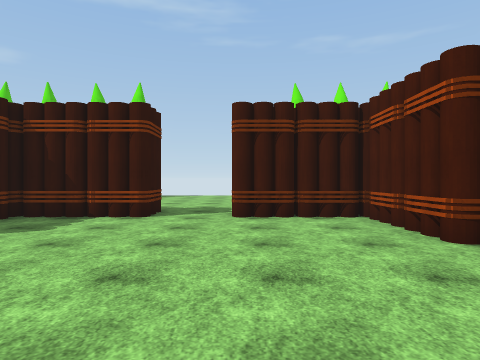
View 1 (above)

22 first-person views from a walk through a Unity game level. The camera is 1.5 m above the floor, looks level and sees 75° across. The floor is counted in squares, 2 m on a side. Each view is taken from the middle of a square. On the plan, view 1 faces up. The plan holds only what a view shows up to about 10 squares ahead; the rest is blank. The place goes on beyond the plan. The player character is not drawn. Some surface patterns are stand-ins.

View 2
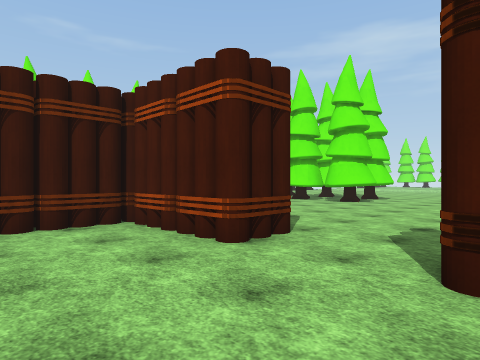

View 3
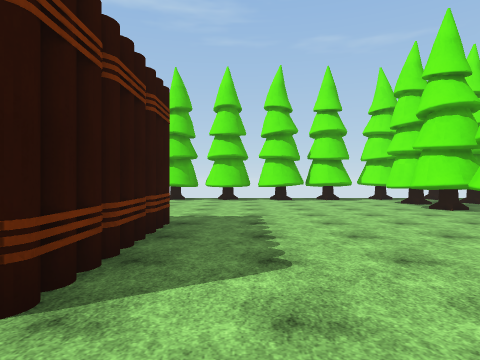

View 4
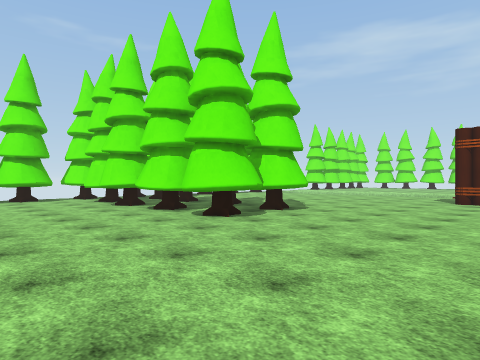

View 5
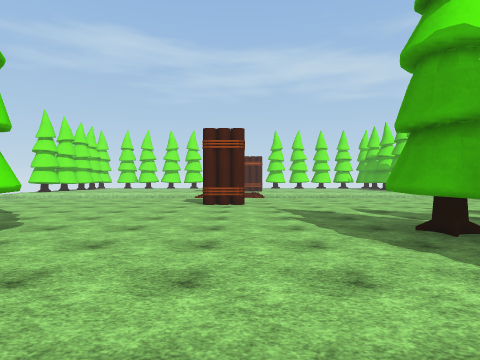

View 6
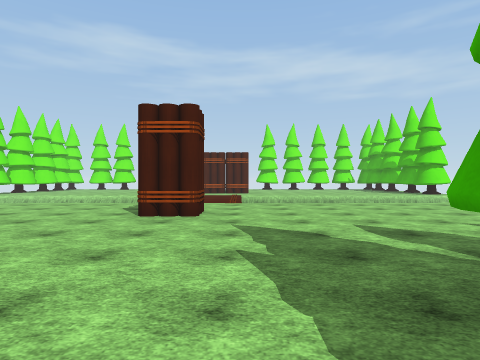

View 7
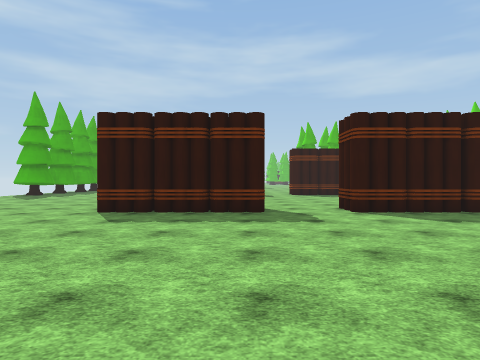

View 8
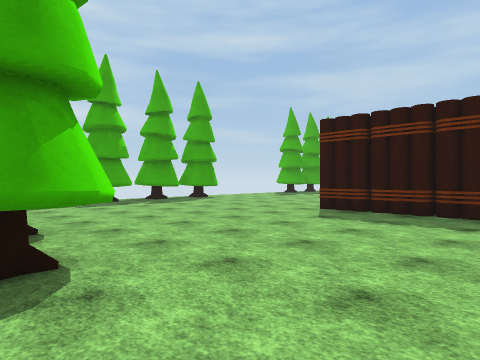

View 9
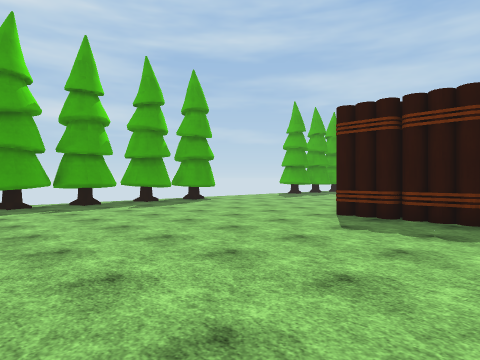

View 10
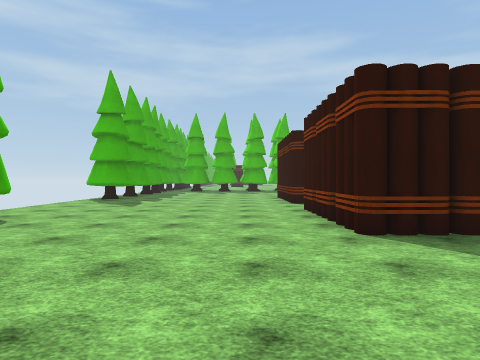

View 11
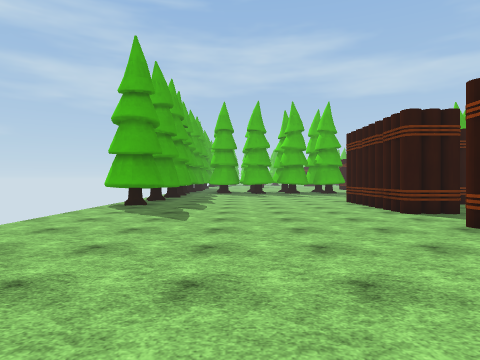

View 12
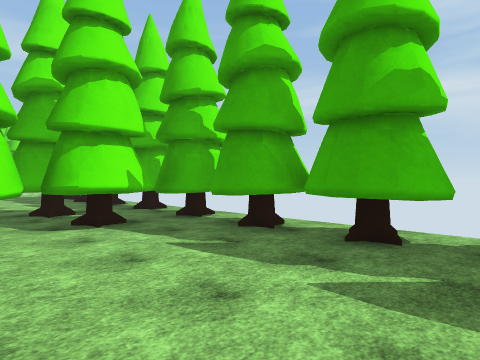

View 13
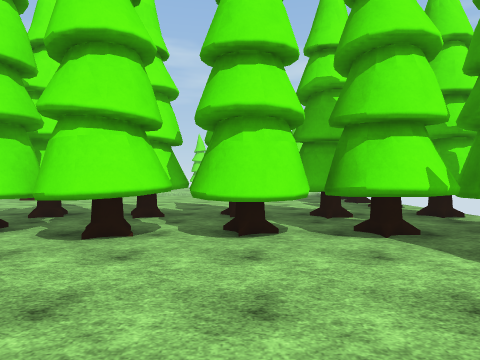

View 14
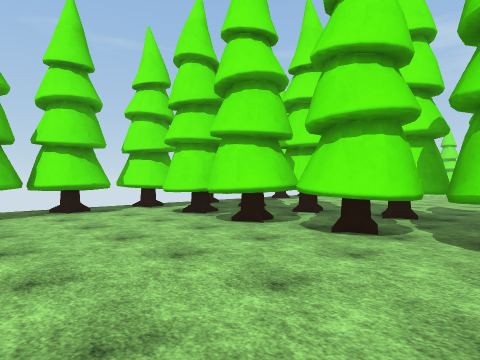

View 15
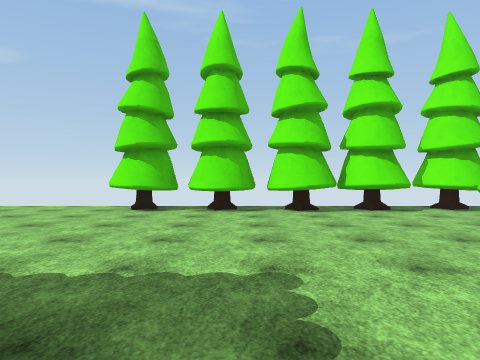

View 16
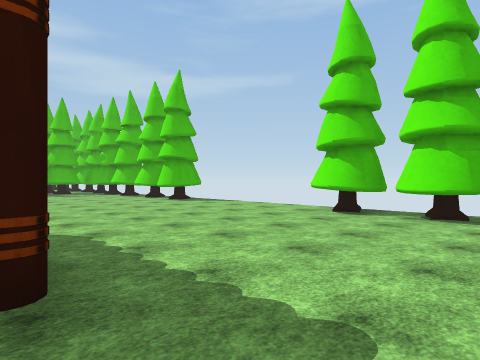

View 17
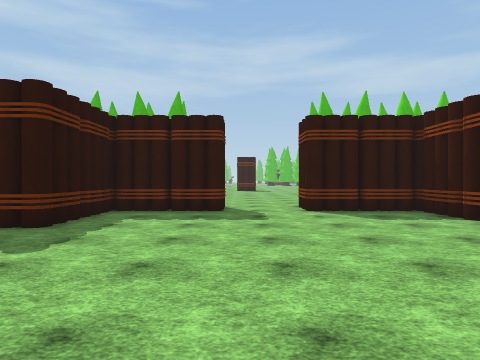

View 18
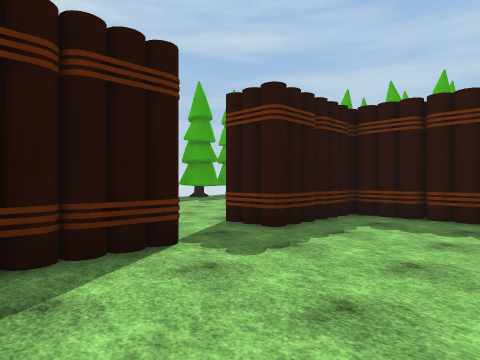

View 19
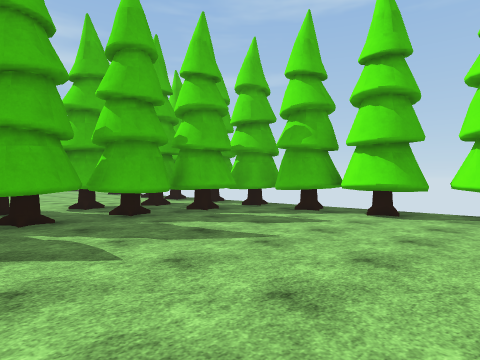

View 20
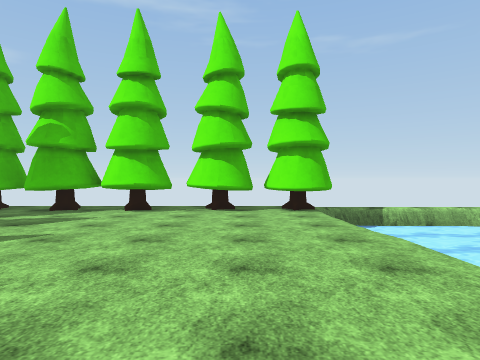

View 21
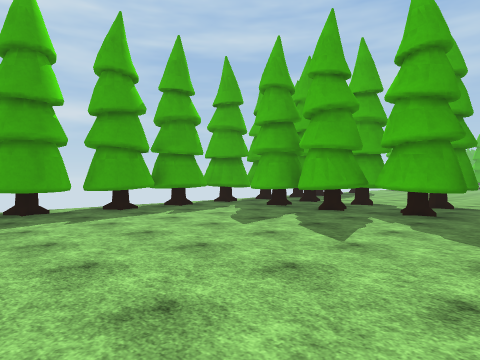

View 22
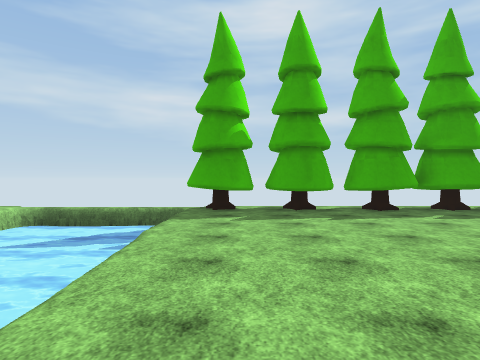

### Floor plan
Key: @ floor where view 1 was taken; # wall or solid block; . floor; ≈ water the walk keeps out of; v drop or lower ground; T thing the floor can be seen under or through; O other object.
Columns run from 5 left of view 1 to 22 right of it. Each row starts with its distance up from view 1.
 14     ...####################≈
 13    ...............#.......v≈
 12   .............####.......≈
 11  ...............##........≈
 10  ..............TTT#........
  9   .............TTTT........
  8    ............TTTT........
  7 OO#O.O#OO.......TT.........
  6 O.......O......####........
  5 #.......#..................
  4 O.......O..................
  3 .......................#
  2 .......................O...
  1 O.......O..................
  0 O....@..O..................
 -1 ####.####......####........
 -2 OOO#.O#OO.......###........
 -3 ...............####........
 -4 ...............####........≈
 -5 ...............####........≈
 -6 ................TT.........≈
 -7 ...............TTTT........≈
 -8 ......... .....T...........≈
 -9 ##.....#   ################≈
-10  #

Positions as (right, up) in squares from view 1, and headings:
1: (0, 0), facing up
2: (0, 1), facing up-right
3: (5, 2), facing up
4: (6, 1), facing up-right
5: (8, 2), facing right
6: (11, 1), facing right
7: (11, 1), facing left
8: (11, 2), facing down-left
9: (10, 1), facing down-left
10: (8, -4), facing left
11: (5, -6), facing left
12: (5, -5), facing down-right
13: (6, -5), facing right
14: (6, 6), facing up-right
15: (5, 6), facing up
16: (6, 7), facing up-left
17: (3, 2), facing left
18: (2, 2), facing down-left
19: (19, 7), facing up-left
20: (19, 6), facing up
21: (20, -1), facing down-left
22: (20, -1), facing down
